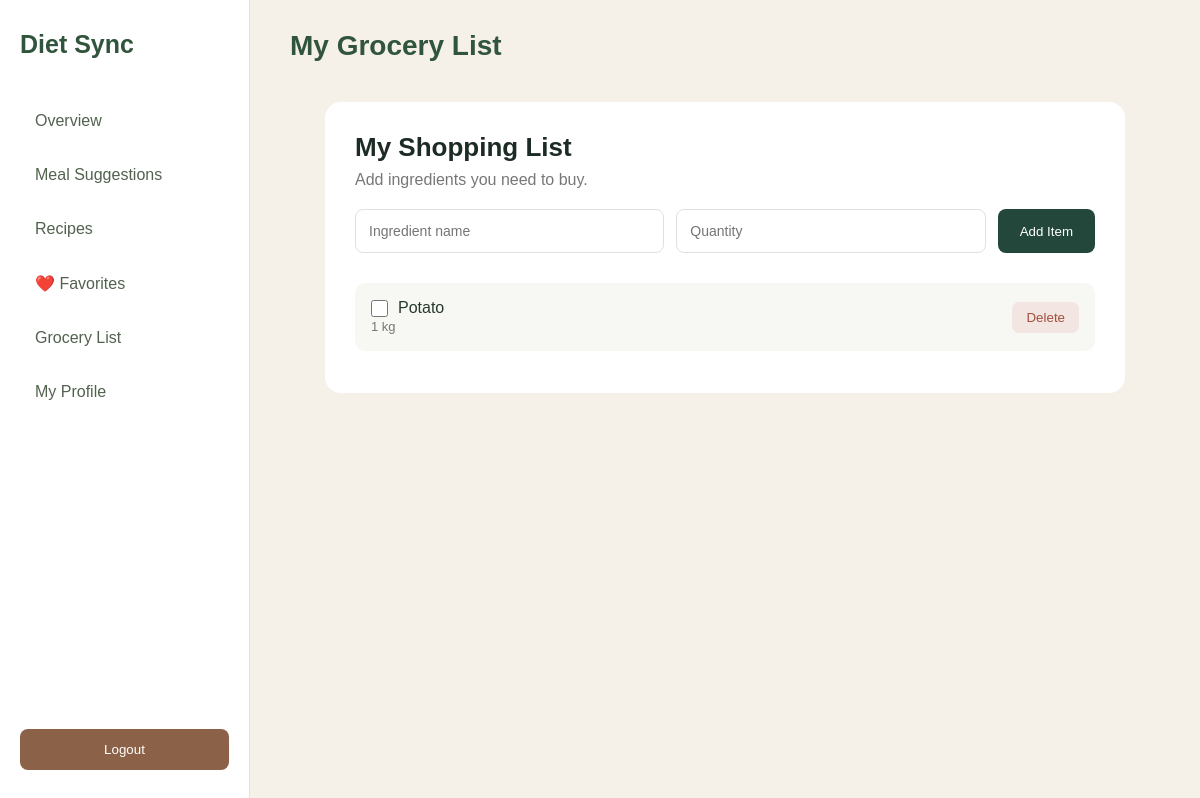
Before: /grocery-list/ (signed in) with the older database file.
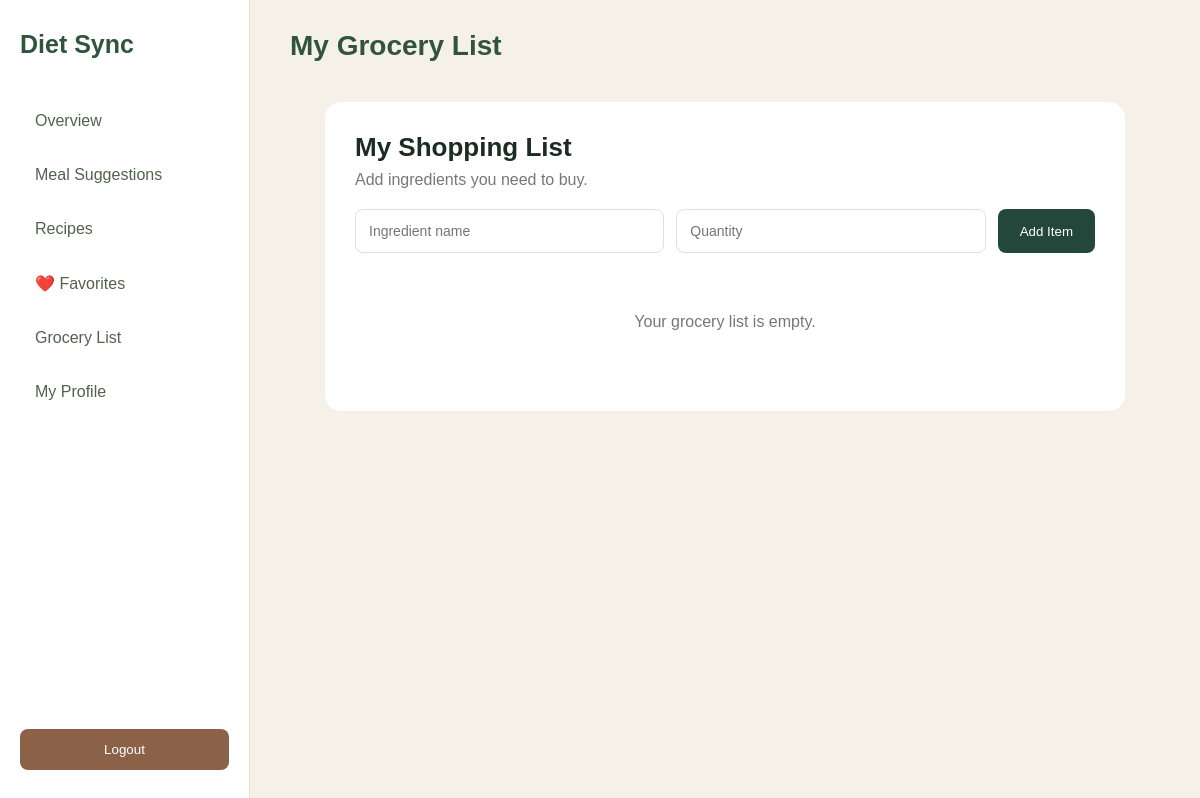
After: the same page with the newer database file.
### core/models.py (models this page shows, shortened)
class GroceryItem(models.Model):
    user = models.ForeignKey(settings.AUTH_USER_MODEL,on_delete=models.CASCADE,related_name="grocery_items")
    name = models.CharField(max_length=200)
    quantity = models.CharField(max_length=100, blank=True)
    is_purchased = models.BooleanField(default=False)
    created_at = models.DateTimeField(auto_now_add=True)

### core/views.py (the view, shortened to what this page needs)
# urls.py: path("grocery-list/",grocery_list_view, name="grocery_list"),
def grocery_list_view(request):
    items = GroceryItem.objects.filter(user=request.user)
    return render(request, "grocery_list.html", {"items": items})

### core/templates/grocery_list.html (shortened to what this page needs)
{% extends "dashboard_base.html" %}
{% load static %}
{% block page_heading %}My Grocery List{% endblock %}
{% block content %}
<div class="grocery-container">
    <h2>My Shopping List</h2>
    <p>Add ingredients you need to buy.</p>
    <form method="POST" class="grocery-form">
        <input type="text" name="name" placeholder="Ingredient name" required>
        <input type="text" name="quantity" placeholder="Quantity">
        <button type="submit">Add Item</button>
    </form>
    {% for item in items %}
    <div class="grocery-item">
        <form method="POST">
            <label>
                <input type="checkbox" onchange="this.form.submit()" {% if item.is_purchased %}checked{% endif %}>
                {% if item.is_purchased %}
                    <del>{{ item.name }}</del>
                {% else %}
                    {{ item.name }}
                {% endif %}
            </label>
            <span class="grocery-quantity">
                {{ item.quantity }}
            </span>
        </form>
        <form method="POST">
            <button type="submit" class="delete-button">
                Delete
            </button>
        </form>
    </div>
    {% empty %}
    <p class="empty-list">Your grocery list is empty.</p>
    {% endfor %}
</div>
{% endblock %}

Changed rows visible on the page:
removed GroceryItem: name "Potato", quantity "1 kg"
Other visible differences:
text now shown: "Your grocery list is empty."
